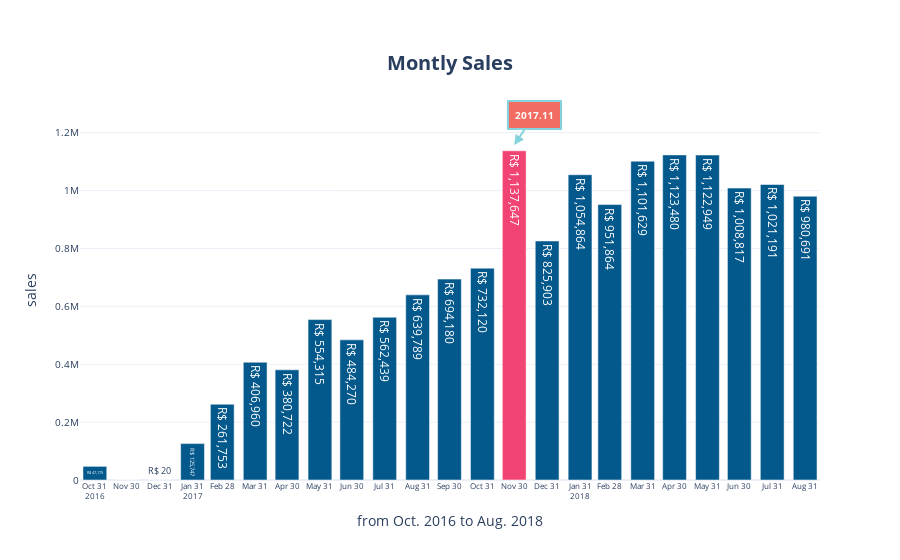

Notebook cell for this chart:
### Code cell
fig = go.Figure()
fig.add_trace(
    go.Bar(
        x=month_payment_df.index, 
        y=month_payment_df['payment_value'], 
        text=month_payment_df['payment_value'], 
        textposition='auto', 
        texttemplate='R$ %{text:,.0f}',
        marker_color=colors
    )
)
fig.update_layout(
    {
        "title": {
            "text": "<b>Montly Sales</b>",
            "x": 0.5,
            "y": 0.9,
            "font": {
                "size": 20
            }
        },
        "xaxis": {
            "title": "from Oct. 2016 to Aug. 2018",
            "showticklabels":True,
            "tick0": "2016-10-31",
            "dtick": "M1",
            "tickfont": {
                "size": 8                
            }
        },
        "yaxis": {
            "title": "sales",
            "tickfont": {
                "size": 10                
            }
        },
        "template":'plotly_white'
    },
fig.add_annotation(
            x="2017-11-30",
            y=1157647,
            text="<b>2017.11</b>",
            showarrow=True,
            font=dict(
                size=10,
                color="#ffffff"
                ),
            align="center",
            arrowhead=2,
            arrowsize=1,
            arrowwidth=2,
            arrowcolor="#77CFD9",
            ax=20,
            ay=-30,
            bordercolor="#77CFD9",
            borderwidth=2,
            borderpad=6,
            bgcolor="#F25D50",
            opacity=0.9
)
)

fig.show()

### Figure 1 — Plotly figure (JSON) as saved in the notebook; plotly's stock layout.template omitted (floating-point values rounded to 4 significant figures)
{"data": [{"marker": {"color": ["#03588C", "#03588C", "#03588C", "#03588C", "#03588C", "#03588C", "#03588C", "#03588C", "#03588C", "#03588C", "#03588C", "#03588C", "#03588C", "#F24472", "#03588C", "#03588C", "#03588C", "#03588C", "#03588C", "#03588C", "#03588C", "#03588C", "#03588C"]}, "text": [47180.0, 0, 19.62, 125700.0, 261800.0, 407000.0, 380700.0, 554300.0, 484300.0, 562400.0, 639800.0, 694200.0, 732100.0, 1138000.0, 825900.0, 1055000.0, 951900.0, 1102000.0, 1123000.0, 1123000.0, 1009000.0, 1021000.0, 980700.0], "textposition": "auto", "texttemplate": "R$ %{text:,.0f}", "type": "bar", "x": ["2016-10-31T00:00:00", "2016-11-30T00:00:00", "2016-12-31T00:00:00", "2017-01-31T00:00:00", "2017-02-28T00:00:00", "2017-03-31T00:00:00", "2017-04-30T00:00:00", "2017-05-31T00:00:00", "2017-06-30T00:00:00", "2017-07-31T00:00:00", "2017-08-31T00:00:00", "2017-09-30T00:00:00", "2017-10-31T00:00:00", "2017-11-30T00:00:00", "2017-12-31T00:00:00", "2018-01-31T00:00:00", "2018-02-28T00:00:00", "2018-03-31T00:00:00", "2018-04-30T00:00:00", "2018-05-31T00:00:00", "2018-06-30T00:00:00", "2018-07-31T00:00:00", "2018-08-31T00:00:00"], "y": [47180.0, 0, 19.62, 125700.0, 261800.0, 407000.0, 380700.0, 554300.0, 484300.0, 562400.0, 639800.0, 694200.0, 732100.0, 1138000.0, 825900.0, 1055000.0, 951900.0, 1102000.0, 1123000.0, 1123000.0, 1009000.0, 1021000.0, 980700.0]}], "layout": {"annotations": [{"align": "center", "arrowcolor": "#77CFD9", "arrowhead": 2, "arrowsize": 1, "arrowwidth": 2, "ax": 20, "ay": -30, "bgcolor": "#F25D50", "bordercolor": "#77CFD9", "borderpad": 6, "borderwidth": 2, "font": {"color": "#ffffff", "size": 10}, "opacity": 0.9, "showarrow": true, "text": "<b>2017.11</b>", "x": "2017-11-30", "y": 1157647}], "title": {"font": {"size": 20}, "text": "<b>Montly Sales</b>", "x": 0.5, "y": 0.9}, "xaxis": {"dtick": "M1", "showticklabels": true, "tick0": "2016-10-31", "tickfont": {"size": 8}, "title": {"text": "from Oct. 2016 to Aug. 2018"}}, "yaxis": {"tickfont": {"size": 10}, "title": {"text": "sales"}}}}
